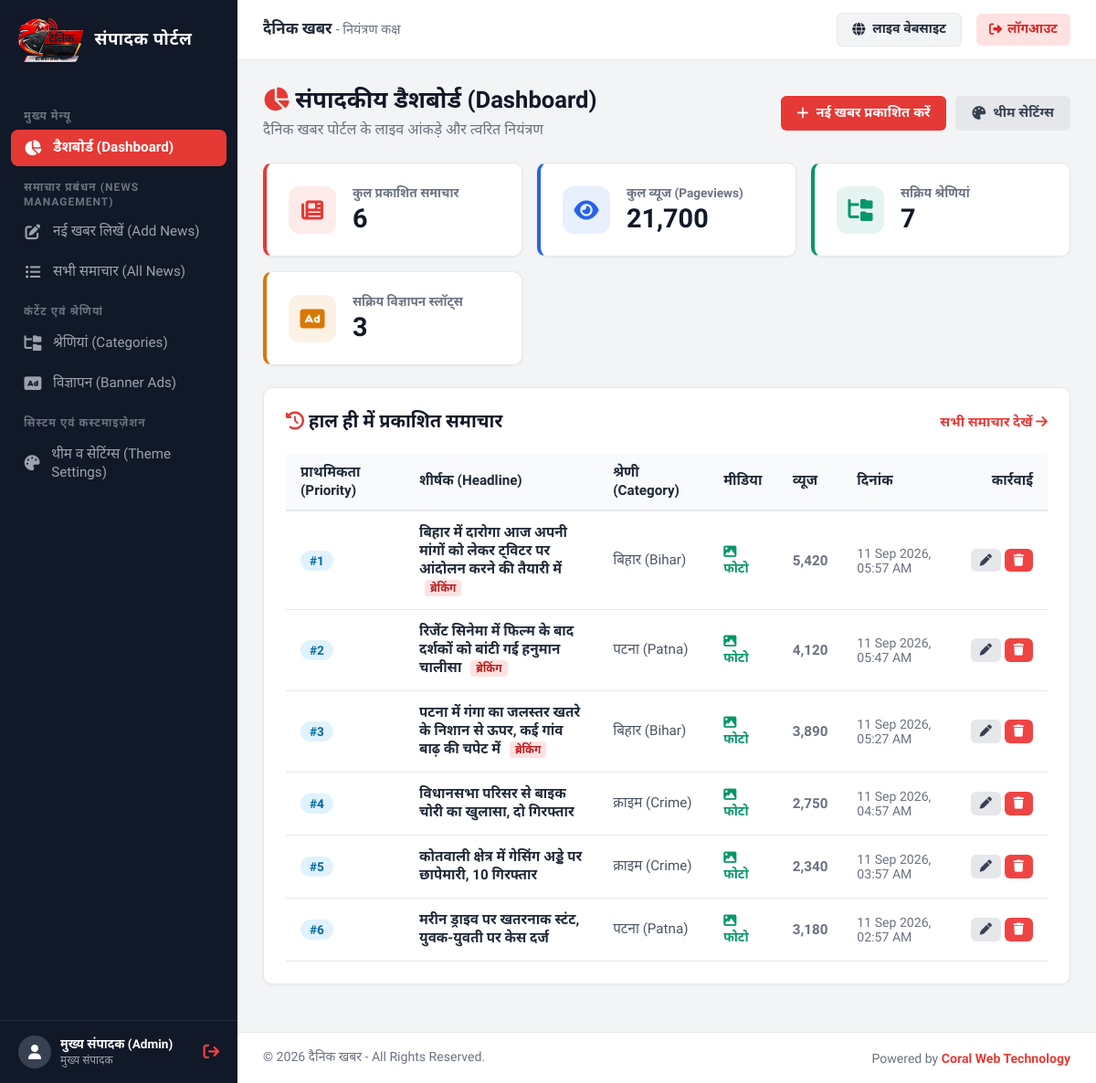
/admin/ (signed in), run on the app's committed database.
### tables this page shows
CREATE TABLE `settings` (
  `id` INT AUTO_INCREMENT PRIMARY KEY,
  `site_title` VARCHAR(150) NOT NULL DEFAULT 'दैनिक खबर',
  `tagline` VARCHAR(255) NOT NULL DEFAULT 'सच्ची और निष्पक्ष पत्रकारिता का सशक्त डिजिटल मंच',
  `theme_color` VARCHAR(20) NOT NULL DEFAULT '#e53935',
  `logo_url` VARCHAR(255) DEFAULT 'assets/images/logo.svg',
  `epaper_link` VARCHAR(255) DEFAULT 'https://epaper.dainikkhabr.com',
  `created_at` TIMESTAMP DEFAULT CURRENT_TIMESTAMP,
  `updated_at` TIMESTAMP DEFAULT CURRENT_TIMESTAMP ON UPDATE CURRENT_TIMESTAMP
);

CREATE TABLE `news` (
  `id` INT AUTO_INCREMENT PRIMARY KEY,
  `category_id` INT NOT NULL,
  `language` VARCHAR(10) NOT NULL DEFAULT 'hi',
  `headline` VARCHAR(500) NOT NULL,
  `subheadline` VARCHAR(500) DEFAULT NULL,
  `slug` VARCHAR(550) NOT NULL UNIQUE,
  `content` LONGTEXT NOT NULL,
  `media_type` ENUM('image', 'video_upload', 'video_embed') NOT NULL DEFAULT 'image',
  `media_url` VARCHAR(255) NOT NULL,
  `priority_order` INT DEFAULT 0,
  `is_breaking` TINYINT(1) DEFAULT 0,
  `views` INT DEFAULT 0,
  `created_at` TIMESTAMP DEFAULT CURRENT_TIMESTAMP,
  `updated_at` TIMESTAMP DEFAULT CURRENT_TIMESTAMP ON UPDATE CURRENT_TIMESTAMP,
  FOREIGN KEY (`category_id`) REFERENCES `categories` (`id`) ON DELETE CASCADE
);

CREATE TABLE `categories` (
  `id` INT AUTO_INCREMENT PRIMARY KEY,
  `name` VARCHAR(100) NOT NULL,
  `slug` VARCHAR(120) NOT NULL UNIQUE,
  `icon` VARCHAR(50) DEFAULT 'fa-newspaper',
  `display_order` INT DEFAULT 0,
  `status` TINYINT(1) DEFAULT 1,
  `created_at` TIMESTAMP DEFAULT CURRENT_TIMESTAMP
);

### admin/index.php (the view, shortened to what the rows shown need)
<?php
require_once __DIR__ . '/includes/auth.php';
$recent_news = [];
if ($pdo) {
    try {
        $stmt = $pdo->query("SELECT n.*, c.name as category_name
                             FROM news n
                             LEFT JOIN categories c ON n.category_id = c.id
                             ORDER BY n.created_at DESC LIMIT 6");
        $recent_news = $stmt->fetchAll();
    } catch (PDOException $e) {
        error_log($e->getMessage());
    }
}
require_once __DIR__ . '/includes/header.php';
?>
<div class="page-header">
    <div>
        <h1><i class="fa-solid fa-chart-pie" style="color:var(--admin-theme);"></i> संपादकीय डैशबोर्ड (Dashboard)</h1>
    </div>
</div>
<div class="card">
    <?php if (!empty($recent_news)): ?>
        <div style="overflow-x: auto;">
            <table style="width: 100%; border-collapse: collapse; text-align: left; font-size: 0.95rem;">
                <thead>
                    <tr style="border-bottom: 2px solid var(--admin-border); background: #f9fafb;">
                        <th style="padding: 12px 16px; font-weight: 700;">प्राथमिकता (Priority)</th>
                        <th style="padding: 12px 16px; font-weight: 700;">शीर्षक (Headline)</th>
                        <th style="padding: 12px 16px; font-weight: 700;">श्रेणी (Category)</th>
                        <th style="padding: 12px 16px; font-weight: 700;">मीडिया</th>
                        <th style="padding: 12px 16px; font-weight: 700;">व्यूज</th>
                        <th style="padding: 12px 16px; font-weight: 700;">दिनांक</th>
                        <th style="padding: 12px 16px; font-weight: 700; text-align: right;">कार्रवाई</th>
                    </tr>
                </thead>
                <tbody>
                    <?php foreach ($recent_news as $news): ?>
                        <tr style="border-bottom: 1px solid var(--admin-border);">
                            <td style="padding: 14px 16px;">
                                <span style="display:inline-block; padding:3px 10px; background:#e0f2fe; color:#0369a1; border-radius:12px; font-weight:700; font-size:0.85rem;">
                                    #<?php echo (int)$news['priority_order']; ?>
                                </span>
                            </td>
                            <td style="padding: 14px 16px; font-weight: 600; max-width: 320px;">
                                <a href="<?php echo SITE_URL; ?>/article.php?slug=<?php echo urlencode($news['slug']); ?>" target="_blank" style="color: #1f2937; text-decoration: none;">
                                    <?php echo htmlspecialchars(mb_substr($news['headline'], 0, 75)) . (mb_strlen($news['headline']) > 75 ? '...' : ''); ?>
                                </a>
                                <?php if (!empty($news['is_breaking'])): ?>
                                    <span style="font-size:0.75rem; background:#fee2e2; color:#b91c1c; padding:2px 6px; border-radius:4px; margin-left:6px; font-weight:700;">ब्रेकिंग</span>
                                <?php endif; ?>
                            </td>
                            <td style="padding: 14px 16px; color: #4b5563;">
                                <?php echo htmlspecialchars($news['category_name'] ?? 'सामान्य'); ?>
                            </td>
                            <td style="padding: 14px 16px;">
                                <?php if ($news['media_type'] === 'video_embed' || $news['media_type'] === 'video_upload'): ?>
                                    <span style="color: #dc2626; font-size: 0.88rem; font-weight: 600;"><i class="fa-solid fa-circle-play"></i> वीडियो</span>
                                <?php else: ?>
                                    <span style="color: #059669; font-size: 0.88rem; font-weight: 600;"><i class="fa-solid fa-image"></i> फोटो</span>
                                <?php endif; ?>
                            </td>
                            <td style="padding: 14px 16px; color: #6b7280; font-weight: 600;">
                                <?php echo number_format($news['views']); ?>
                            </td>
                            <td style="padding: 14px 16px; color: #6b7280; font-size: 0.88rem;">
                                <?php echo date('d M Y, h:i A', strtotime($news['created_at'])); ?>
                            </td>
                            <td style="padding: 14px 16px; text-align: right; white-space: nowrap;">
                                <a href="<?php echo SITE_URL; ?>/admin/news/edit.php?id=<?php echo $news['id']; ?>" class="btn btn-secondary" style="padding: 6px 10px; font-size: 0.82rem;" title="संपादित करें">
                                    <i class="fa-solid fa-pen"></i>
                                </a>
                                <a href="<?php echo SITE_URL; ?>/admin/news/delete.php?id=<?php echo $news['id']; ?>" class="btn btn-danger" style="padding: 6px 10px; font-size: 0.82rem;" title="हटाएं" onclick="return confirm('क्या आप वाकई इस समाचार को हटाना चाहते हैं?');">
                                    <i class="fa-solid fa-trash"></i>
                                </a>
                            </td>
                        </tr>
                    <?php endforeach; ?>
                </tbody>
            </table>
        </div>
    <?php endif; ?>
</div>
<?php require_once __DIR__ . '/includes/footer.php'; ?>

### admin/includes/header.php (shortened to what the rows shown need)
<?php
$site_settings = get_site_settings();
?>
<!DOCTYPE html>
<html lang="hi">
<head>
    <link rel="stylesheet" href="https://cdnjs.cloudflare.com/ajax/libs/font-awesome/6.5.1/css/all.min.css">
    <link href="https://cdn.jsdelivr.net/npm/summernote@0.8.18/dist/summernote-lite.min.css" rel="stylesheet">
</head>
<body>
    <div class="admin-main">
        <header class="admin-topbar">
            <div class="topbar-left">
                <h3 style="font-size:1.05rem; font-weight:700; color:#1f2937;">
                    <?php echo htmlspecialchars($site_settings['site_title'] ?? 'दैनिक खबर'); ?> <span style="font-weight:400; color:#6b7280; font-size:0.9rem;">- नियंत्रण कक्ष</span>
                </h3>
            </div>
        </header>
        <main class="admin-body">

### admin/includes/footer.php (shortened to what the rows shown need)
        </main>
        <footer style="padding: 18px 28px; background: #ffffff; border-top: 1px solid var(--admin-border); font-size: 0.88rem; color: #6b7280; display: flex; justify-content: space-between; align-items: center; flex-wrap: wrap; gap: 10px;">
            <div>
                &copy; <?php echo date('Y'); ?> <?php echo htmlspecialchars($site_settings['site_title'] ?? 'दैनिक खबर'); ?> - All Rights Reserved.
            </div>
            <div>
                Powered by <a href="https://coralwebtechnology.com/" target="_blank" style="color: var(--admin-theme); text-decoration: none; font-weight: 600;">Coral Web Technology</a>
            </div>
        </footer>
    </div>
</body>
</html>

### data on the page
settings: site_title "दैनिक खबर"
news: priority_order "1", headline "बिहार में दारोगा आज अपनी मांगों को लेकर ट्विटर पर आंदोलन करने की तैयारी में", is_breaking "ब्रेकिंग", category.name "बिहार (Bihar)", media_type "फोटो", views "5,420", created_at "11 Sep 2026, 05:57 AM"
news: priority_order "2", headline "रिजेंट सिनेमा में फिल्म के बाद दर्शकों को बांटी गई हनुमान चालीसा", is_breaking "ब्रेकिंग", category.name "पटना (Patna)", media_type "फोटो", views "4,120", created_at "11 Sep 2026, 05:47 AM"
news: priority_order "3", headline "पटना में गंगा का जलस्तर खतरे के निशान से ऊपर, कई गांव बाढ़ की चपेट में", is_breaking "ब्रेकिंग", category.name "बिहार (Bihar)", media_type "फोटो", views "3,890", created_at "11 Sep 2026, 05:27 AM"
news: priority_order "4", headline "विधानसभा परिसर से बाइक चोरी का खुलासा, दो गिरफ्तार", category.name "क्राइम (Crime)", media_type "फोटो", views "2,750", created_at "11 Sep 2026, 04:57 AM"
news: priority_order "5", headline "कोतवाली क्षेत्र में गेसिंग अड्डे पर छापेमारी, 10 गिरफ्तार", category.name "क्राइम (Crime)", media_type "फोटो", views "2,340", created_at "11 Sep 2026, 03:57 AM"
news: priority_order "6", headline "मरीन ड्राइव पर खतरनाक स्टंट, युवक-युवती पर केस दर्ज", category.name "पटना (Patna)", media_type "फोटो", views "3,180", created_at "11 Sep 2026, 02:57 AM"

### other printed values
$_SESSION['admin_name'] "मुख्य संपादक (Admin)"
$total_news "6"
$total_views "21,700"
$total_categories "7"
$total_ads "3"
